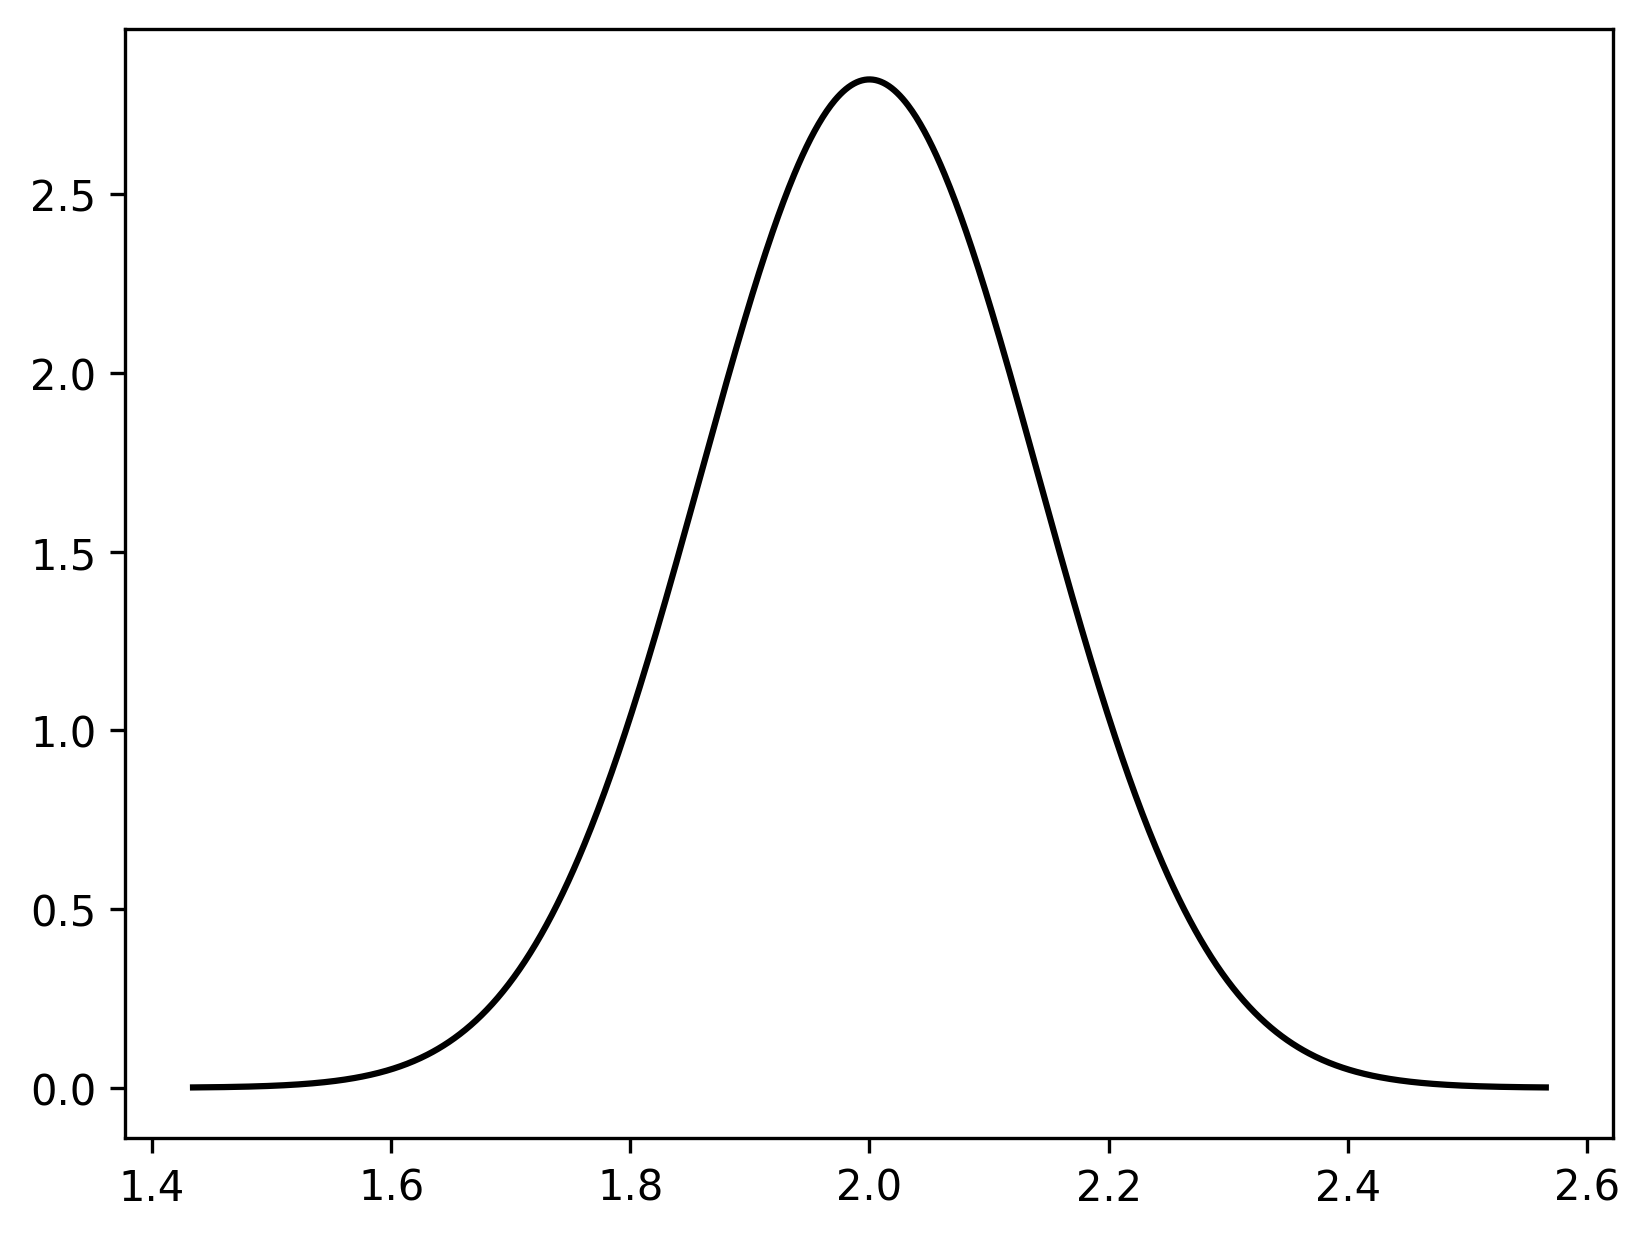

Generate this figure with Python:
import numpy as np
from matplotlib import pyplot as plt
from scipy.stats import norm

n = 100
# Sample from a normal distribution with mean 0 and standard deviation 1
μ = 2
σ = np.sqrt(2)
x_bar = 2.4

alpha_limits = [μ-1.96*σ/np.sqrt(n), μ+1.96*σ/np.sqrt(n)]

x_bar_grid = np.linspace(μ-4*σ/np.sqrt(n), μ+4*σ/np.sqrt(n), 1000)
d = np.sqrt(2*np.pi)*(σ/np.sqrt(n))
x_bar_sampling_dist = (1/d)*np.exp(-(x_bar_grid-μ)**2/(2*(σ/np.sqrt(n))**2))
label = 'Sampling distribution of $\\overline{x}$'
plt.plot(x_bar_grid, x_bar_sampling_dist, color='black', label=label)
plt.savefig('hypothesis.png', dpi=300, bbox_inches='tight')
plt.ylim(bottom=0)
plt.axvline(μ, color='k', linewidth=3, label=r'$\mu$')
plt.axvline(x_bar, linestyle=':', color='k', linewidth=3, label=r'$\overline{x}_{sample}$')
plt.fill_between(x_bar_grid, x_bar_sampling_dist,
                 where=(x_bar_grid < alpha_limits[0]), color='red', alpha=0.5, label='rejection region')
plt.fill_between(x_bar_grid, x_bar_sampling_dist, where=(x_bar_grid > alpha_limits[1]), color='red', alpha=0.5)
plt.fill_between(x_bar_grid, x_bar_sampling_dist, where=(x_bar_grid >= alpha_limits[0]) & (x_bar_grid <= alpha_limits[1]), color='green', alpha=0.5, label='non-rejection region')
plt.text(alpha_limits[0], -0.02, f'{alpha_limits[0]:.2f}', horizontalalignment='center', verticalalignment='top', color='red')
plt.text(alpha_limits[1], -0.02, f'{alpha_limits[1]:.2f}', horizontalalignment='center', verticalalignment='top', color='red')
plt.legend(loc='upper left')
plt.xlabel('$\\overline{x}$')
plt.ylabel('Probability density')
plt.grid()
#plt.close()
# Compute the exact area under the curve for x_bar_grid > 2.4

# Compute the area under the curve for x_bar_grid > 2.4 using the trapezoidal rule
area_trapz = np.trapz(x_bar_sampling_dist[x_bar_grid > x_bar], x_bar_grid[x_bar_grid > x_bar])
print(f'Area under the curve for x_bar > 2.4 using trapezoidal rule: {2*area_trapz:.4f}')

# Calculate the z-score for x_bar
z_score = (x_bar - μ) / (σ / np.sqrt(n))

# Compute the area using the survival function (1 - CDF)
area = norm.sf(z_score)
print(f'Exact area under the curve for |x_bar| > 2.4: {2*area:.4f}')